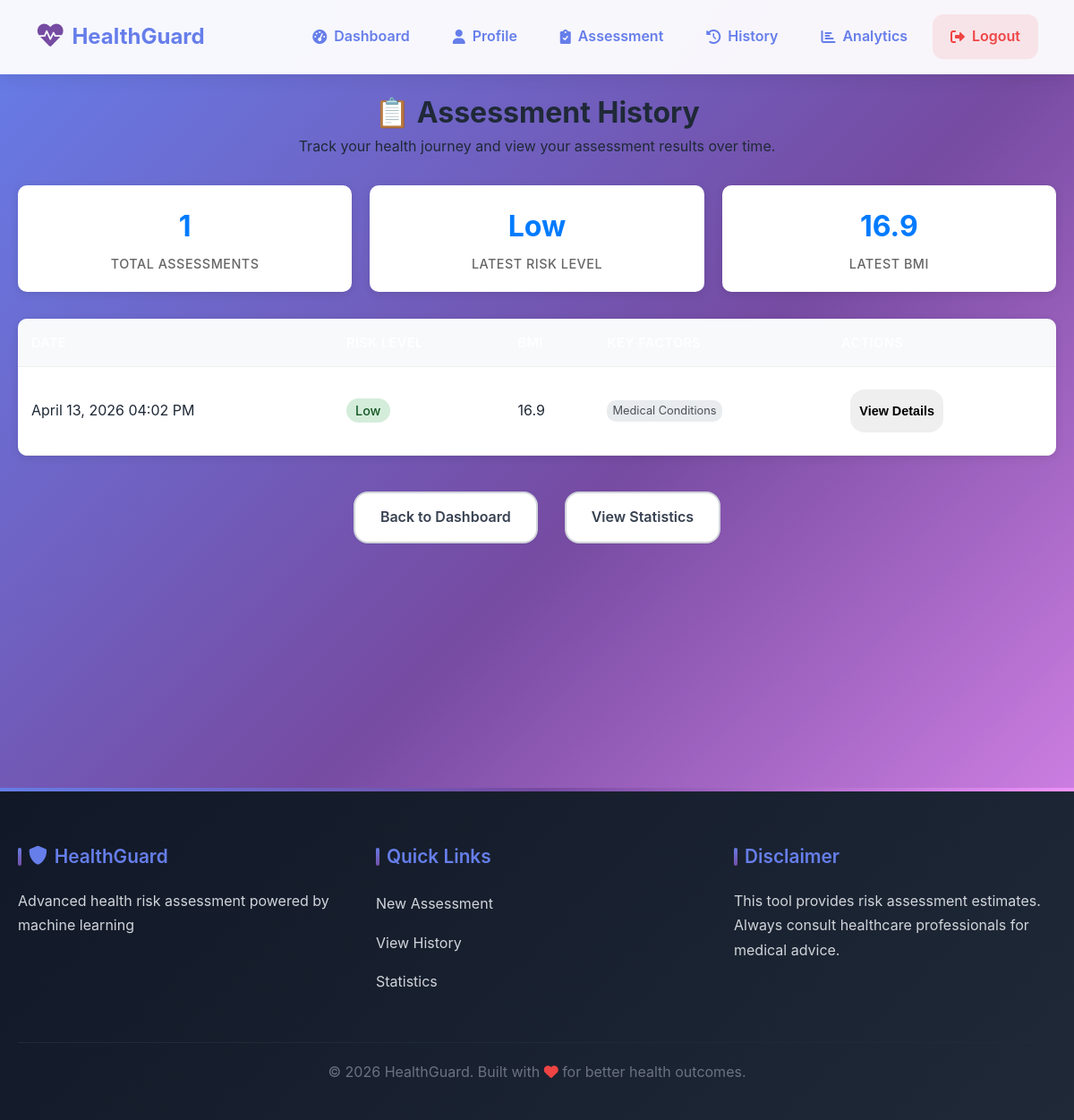
The page /history (signed in) on the database its author committed.
### app.py (models this page shows)
class Assessment(db.Model):
    id = db.Column(db.Integer, primary_key=True)
    user_id = db.Column(db.Integer, db.ForeignKey('user.id'), nullable=False)
    age = db.Column(db.Integer)
    height = db.Column(db.Float)
    weight = db.Column(db.Float)
    bmi = db.Column(db.Float)
    blood_type = db.Column(db.String(10))
    smoking_status = db.Column(db.String(20))
    exercise_frequency = db.Column(db.String(50))
    family_history = db.Column(db.Text)
    medical_conditions = db.Column(db.Text)
    medications = db.Column(db.Text)
    symptoms = db.Column(db.Text)
    risk_level = db.Column(db.String(20))
    risk_factors = db.Column(db.Text)  # JSON string
    recommendations = db.Column(db.Text)  # JSON string
    created_at = db.Column(db.DateTime, default=datetime.utcnow)

### app.py (the view)
@app.route('/history')
@login_required
def history():
    assessments = Assessment.query.filter_by(user_id=current_user.id).order_by(Assessment.created_at.desc()).all()
    return render_template('history.html', assessments=assessments)

### app.py (called while the page is built)
@app.context_processor
def inject_personal_info():
    if current_user.is_authenticated:
        personal_info = PersonalInfo.query.filter_by(user_id=current_user.id).first()
        return {'personal_info': personal_info}
    return {}

@login_manager.user_loader
def load_user(user_id):
    return User.query.get(int(user_id))

### templates/history.html (shortened to what this page needs)
{% extends "base.html" %}
{% block content %}
<div class="history-container">
    <div class="history-header">
        <h1>📋 Assessment History</h1>
        <p>Track your health journey and view your assessment results over time.</p>
    </div>
    {% if assessments %}
        <div class="history-stats">
            <div class="stat-card">
                <div class="stat-number">{{ assessments|length }}</div>
                <div class="stat-label">Total Assessments</div>
            </div>
            <div class="stat-card">
                <div class="stat-number">{{ assessments[0].risk_level if assessments else 'N/A' }}</div>
                <div class="stat-label">Latest Risk Level</div>
            </div>
            <div class="stat-card">
                <div class="stat-number">{{ "%.1f"|format(assessments[0].bmi) if assessments and assessments[0].bmi else 'N/A' }}</div>
                <div class="stat-label">Latest BMI</div>
            </div>
        </div>
        <div class="history-table">
            <table>
                <thead>
                    <tr>
                        <th>Date</th>
                        <th>Risk Level</th>
                        <th>BMI</th>
                        <th>Key Factors</th>
                        <th>Actions</th>
                    </tr>
                </thead>
                <tbody>
                    {% for assessment in assessments %}
                        <tr>
                            <td>{{ assessment.created_at.strftime('%B %d, %Y %I:%M %p') }}</td>
                            <td>
                                <span class="risk-badge risk-{{ assessment.risk_level.lower() }}">
                                    {{ assessment.risk_level }}
                                </span>
                            </td>
                            <td>{{ "%.1f"|format(assessment.bmi) if assessment.bmi else 'N/A' }}</td>
                            <td>
                                <div class="factors-preview">
                                    {% if assessment.medical_conditions %}
                                        <span class="factor-tag">Medical Conditions</span>
                                    {% endif %}
                                </div>
                            </td>
                            <td>
                                <button class="btn btn-sm" onclick="viewDetails({{ assessment.id }})">View Details</button>
                            </td>
                        </tr>
                    {% endfor %}
                </tbody>
            </table>
        </div>
    {% endif %}
    <div class="history-actions">
        <a href="{{ url_for('dashboard') }}" class="btn btn-secondary">Back to Dashboard</a>
        <a href="{{ url_for('statistics') }}" class="btn btn-secondary">View Statistics</a>
    </div>
</div>
{% endblock %}

### static/css/enhanced_styles.css (style rules this page uses)
:root { --primary-color: #667eea; --secondary-color: #764ba2; --accent-color: #f093fb; --success-color: #4ade80; --warning-color: #fbbf24; --error-color: #f87171; --gray-50: #f9fafb; --gray-100: #f3f4f6; --gray-200: #e5e7eb; --gray-300: #d1d5db; --gray-400: #9ca3af; --gray-500: #6b7280; --gray-600: #4b5563; --gray-700: #374151; --gray-800: #1f2937; --gray-900: #111827; --border-radius: 12px; --border-radius-lg: 16px; --border-radius-xl: 20px; --shadow-sm: 0 1px 2px 0 rgba(0, 0, 0, 0.05); --shadow: 0 4px 6px -1px rgba(0, 0, 0, 0.1), 0 2px 4px -1px rgba(0, 0, 0, 0.06); --shadow-md: 0 10px 15px -3px rgba(0, 0, 0, 0.1), 0 4px 6px -2px rgba(0, 0, 0, 0.05); --shadow-lg: 0 20px 25px -5px rgba(0, 0, 0, 0.1), 0 10px 10px -5px rgba(0, 0, 0, 0.04); --shadow-xl: 0 25px 50px -12px rgba(0, 0, 0, 0.25); --transition: all 0.3s cubic-bezier(0.4, 0, 0.2, 1); --transition-fast: all 0.15s ease; }
* { margin: 0; padding: 0; box-sizing: border-box; }
body { font-family: 'Inter', -apple-system, BlinkMacSystemFont, 'Segoe UI', Roboto, 'Helvetica Neue', Arial, sans-serif; line-height: 1.6; color: var(--gray-800); background: linear-gradient(135deg, #667eea 0%, #764ba2 50%, #f093fb 100%); background-attachment: fixed; min-height: 100vh; -webkit-font-smoothing: antialiased; -moz-osx-font-smoothing: grayscale; overflow-x: hidden; }
.btn { padding: 12px 24px; border-radius: 6px; text-decoration: none; display: inline-block; margin: 10px; font-weight: bold; transition: var(--transition); }
.btn-secondary { border: 2px solid var(--primary-color); color: var(--primary-color); }
.stat-number { font-size: 2rem; font-weight: 700; color: var(--primary-color); margin-bottom: 8px; }
.stat-label { color: var(--gray-600); font-weight: 500; }
table { width: 100%; border-collapse: collapse; }
thead { background: linear-gradient(135deg, var(--primary-color), var(--secondary-color)); color: white; }
th, td { padding: 16px 20px; text-align: left; border-bottom: 1px solid var(--gray-100); transition: var(--transition); }
th { font-weight: 600; font-size: 0.9rem; text-transform: uppercase; letter-spacing: 0.5px; }
.stat-number { font-size: 1.8rem; font-weight: 700; color: var(--primary-color); display: block; margin-bottom: 4px; }
.stat-label { font-size: 0.9rem; color: var(--gray-600); font-weight: 500; text-transform: uppercase; letter-spacing: 0.5px; }
.btn { display: inline-flex; align-items: center; justify-content: center; gap: 8px; padding: 14px 28px; border-radius: var(--border-radius-lg); text-decoration: none; font-weight: 600; font-size: 1rem; transition: var(--transition); cursor: pointer; border: none; position: relative; overflow: hidden; min-height: 48px; }
.btn::before { content: ''; position: absolute; top: 0; left: -100%; width: 100%; height: 100%; background: linear-gradient(90deg, transparent, rgba(255,255,255,0.2), transparent); transition: left 0.5s; }
.btn-secondary { background: white; color: var(--gray-700); border: 2px solid var(--gray-300); box-shadow: var(--shadow-sm); }

### templates/history.html (style rules this page uses)
.history-container { max-width: 1200px; margin: 0 auto; padding: 20px; }
.history-header { text-align: center; margin-bottom: 30px; }
.history-stats { display: grid; grid-template-columns: repeat(auto-fit, minmax(200px, 1fr)); gap: 20px; margin-bottom: 30px; }
.stat-card { background: white; padding: 20px; border-radius: 10px; box-shadow: 0 2px 10px rgba(0,0,0,0.1); text-align: center; }
.stat-number { font-size: 2em; font-weight: bold; color: #007bff; }
.stat-label { color: #666; margin-top: 5px; }
.history-table { background: white; border-radius: 10px; overflow: hidden; box-shadow: 0 2px 10px rgba(0,0,0,0.1); }
table { width: 100%; border-collapse: collapse; }
th, td { padding: 15px; text-align: left; border-bottom: 1px solid #eee; }
th { background: #f8f9fa; font-weight: 600; }
.risk-badge { padding: 5px 10px; border-radius: 15px; font-size: 0.9em; font-weight: 500; }
.risk-low { background: #d4edda; color: #155724; }
.factors-preview { display: flex; flex-wrap: wrap; gap: 5px; }
.factor-tag { background: #e9ecef; padding: 2px 6px; border-radius: 10px; font-size: 0.8em; color: #495057; }
.history-actions { display: flex; justify-content: center; gap: 10px; margin-top: 30px; }
.btn-sm { padding: 5px 10px; font-size: 0.9em; }

### rows shown on the page
Assessment: risk_level "Low", bmi "16.9", created_at "April 13, 2026 04:02 PM", medical_conditions "Medical Conditions"

### other values the page prints
{{ assessments|length }} "1"
